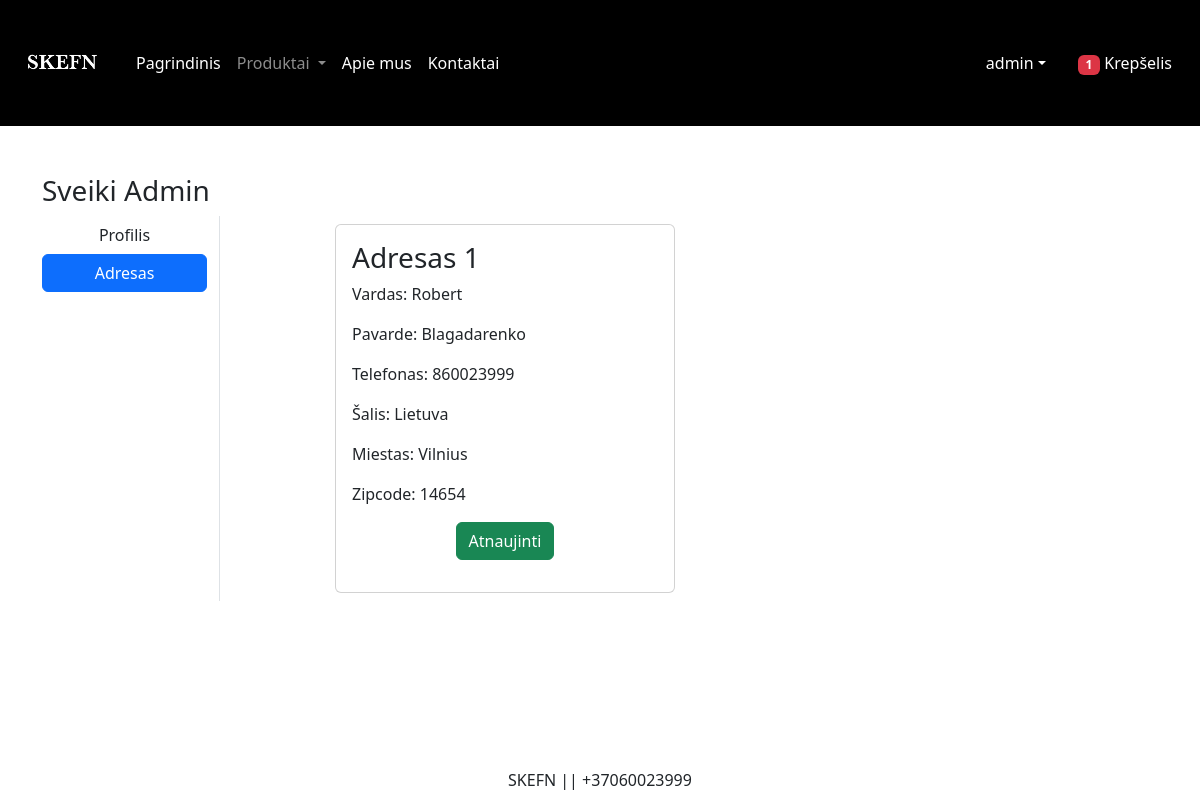
The page /address/ (signed in) on the database its author committed.
### main/models.py (models this page shows, shortened)
class Customer(models.Model):
    vartotojas = models.ForeignKey(User, on_delete=models.CASCADE)
    vardas = models.CharField(max_length=200)
    pavarde = models.CharField(max_length=200)
    salis = models.CharField(choices=SALIS_CHOICES, max_length=100)
    miestas = models.CharField(max_length=50)
    telefonas = models.IntegerField(default=0)
    zipcode = models.IntegerField()

### main/views.py (the view)
# urls.py: path('address/',views.address, name='address'),
def address(request):
    add = Customer.objects.filter(vartotojas=request.user)
    totalitem = 0
    if request.user.is_authenticated:
        totalitem = len(Cart.objects.filter(user=request.user))
    return render(request, 'main/address.html', locals())

### main/templates/main/address.html (shortened to what this page needs)
{% extends 'main/base.html' %}
{% load static %}
{% block main-content %}
<div class="container my-5">
    <div class="row">
        <h3>Sveiki <span class="text-capitalize">{{request.user}}</span></h3>
        <div class="col-sm-2 border-end">
            <ul class="list-unstyled">
            <li class="d-grid"><a href="{% url 'profile' %}" class="btn">Profilis</a></li>
            <li class="d-grid"><a href="{% url 'address' %}" class="btn btn-primary">Adresas</a></li>
            </ul>
        </div>
        <div class="col-sm-8 offset-sm-1">
            <div class="row">
                {% for ad in add %}
                <div class="col-sm-6">
                   <div class="card m-2">
                       <div class="card-body">
                           <h3>Adresas {{forloop.counter}}</h3>
                           <p>Vardas: {{ad.vardas}}</p>
                           <p>Pavarde: {{ad.pavarde}}</p>
                           <p>Telefonas: {{ad.telefonas}}</p>
                           <p>Šalis: {{ad.salis}}</p>
                           <p>Miestas: {{ad.miestas}}</p>
                           <p>Zipcode: {{ad.zipcode}}</p>
                           <p class="text-center"><a href="{% url 'updateAddress' pk=ad.id %}" type="button" class="btn btn-success">Atnaujinti</a></p>
                       </div>
                   </div>
                </div>
                {% endfor %}
            </div>
        </div>
    </div>
</div>
{% endblock main-content %}

### main/templates/main/base.html (shortened to what this page needs)
<!DOCTYPE html>
{% load static %}
<html lang="en">
<head>
    <link href="https://cdn.jsdelivr.net/npm/bootstrap@5.3.0/dist/css/bootstrap.min.css" rel="stylesheet">
    <link rel="stylesheet" href="{% static 'main/css/owl.carousel.min.css' %}" />
    <link rel="stylesheet" href="{% static 'main/css/all.min.css' %}" />
    <link rel="stylesheet" href="{% static 'main/css/style.css' %}" />
</head>
<body>
    <nav class="navbar navbar-expand-lg navbar-dark bg-black">
      <div class="container-fluid">
        <a class="navbar-brand" href="#">
            <img src="{% static 'main/images/skefn1.png' %}" width="100" height="100"/>
        </a>
        <div class="collapse navbar-collapse" id="navbarSupportedContent">
          <ul class="navbar-nav me-auto mb-2 mb-lg-0">
              {% if request.user.is_authenticated %}
            <li class="nav-item">
              <a class="nav-link active" aria-current="page" href="/">Pagrindinis</a>
            </li>
              <li class="nav-item dropdown">
              <a class="nav-link dropdown-toggle" href="#" role="button" data-bs-toggle="dropdown" aria-expanded="false">
                Produktai
              </a>
            </li>
            <li class="nav-item">
              <a class="nav-link text-white" href="{% url 'apie' %}">Apie mus</a>
            </li>
            <li class="nav-item">
              <a class="nav-link text-white" href="{% url 'kontaktai' %}">Kontaktai</a>
            </li>
          </ul>
        </div>
          <ul class="navbar-nav me-auto mb-2 mb-lg-0">
              <li class="nav-item dropdown mx-2">
                  <a class="nav-link dropdown-toggle text-white" href="#"
                  id="profileDropdown" role="button" data-bs-toggle="dropdown"
                  aria-expanded="false">{{request.user}}</a>
              </li>
              <li class="nav-item mx-2">
                  <a href="{% url 'showcart' %}" class="nav-link text-white"><span class="badge bg-danger">{% if totalitem > 0 %} {{totalitem}} {% endif %}</span> Krepšelis</a>
              </li>
              {% endif %}
          </ul>
      </div>
    </nav>
    {% block main-content %}{% endblock main-content %}
    <br>
    <br>
    <br>
    <footer class="container-fluid fixed-bottom bg-white text-center p-2 mt-5">
        SKEFN || +37060023999
    </footer>
</body>
</html>

### rows shown on the page
Customer: vardas "Robert", pavarde "Blagadarenko", telefonas "860023999", salis "Lietuva", miestas "Vilnius", zipcode "14654"

### other values the page prints
{{ request.user }} "admin"
{{ totalitem }} "1"
{{ request.user }} "Admin"
